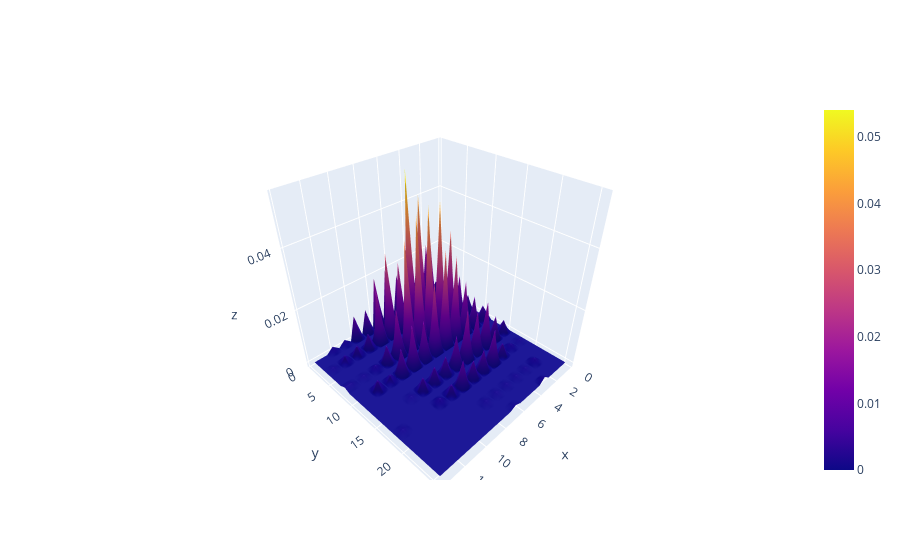

Source (notebook cell):
### Code cell
fig = go.Figure(data=[go.Surface(z=joint_probs, x=xpos, y=ypos)])
fig.show()

### Figure 1 — Plotly figure (JSON) as saved in the notebook; plotly's stock layout.template omitted (floating-point values rounded to 4 significant figures; data arrays with more than 128 entries replaced by an {"elided": "..."} marker saying what was removed)
{"data": [{"type": "surface", "x": {"elided": "25x25 float values"}, "y": {"elided": "25x25 float values"}, "z": {"elided": "25x25 float values"}}], "layout": {}}
